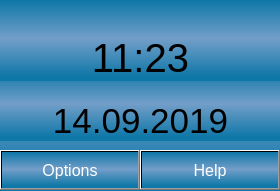
   <widget class="QFrame" name="info_frame">
    <property name="geometry">
     <rect>
      <x>230</x>
      <y>0</y>
      <width>280</width>
      <height>191</height>
     </rect>
    </property>
    <property name="styleSheet">
     <string notr="true">background-color:qlineargradient(spread:pad, x1:1, y1:0, x2:1, y2:1, stop:0 rgba(13, 119, 167, 255), stop:0.474074 rgba(115, 158, 201, 255), stop:0.948148 rgba(13, 119, 167, 255));
</string>
    </property>
    <property name="frameShape">
     <enum>QFrame::NoFrame</enum>
    </property>
    <property name="frameShadow">
     <enum>QFrame::Plain</enum>
    </property>
    <property name="lineWidth">
     <number>2</number>
    </property>
    <property name="midLineWidth">
     <number>2</number>
    </property>
    <widget class="QLabel" name="date_disp">
     <property name="geometry">
      <rect>
       <x>0</x>
       <y>70</y>
       <width>281</width>
       <height>71</height>
      </rect>
     </property>
     <property name="font">
      <font>
       <pointsize>26</pointsize>
       <weight>50</weight>
       <bold>false</bold>
       <kerning>true</kerning>
      </font>
     </property>
     <property name="autoFillBackground">
      <bool>false</bool>
     </property>
     <property name="styleSheet">
      <string notr="true">QLabel{background-color: rgba(255, 255, 255, 0);color: rgb(255, 255, 255);}\n</string>
     </property>
     <property name="text">
      <string notr="true">14.09.2019</string>
     </property>
     <property name="textFormat">
      <enum>Qt::AutoText</enum>
     </property>
     <property name="scaledContents">
      <bool>false</bool>
     </property>
     <property name="alignment">
      <set>Qt::AlignBottom|Qt::AlignHCenter</set>
     </property>
    </widget>
    <widget class="QPushButton" name="info_button">
     <property name="geometry">
      <rect>
       <x>140</x>
       <y>150</y>
       <width>140</width>
       <height>40</height>
      </rect>
     </property>
     <property name="palette">
      <palette>
       <active>
        <colorrole role="Button">
         <brush brushstyle="LinearGradientPattern">
          <gradient startx="1.000000000000000" starty="0.000000000000000" endx="1.000000000000000" endy="1.000000000000000" type="LinearGradient" spread="PadSpread" coordinatemode="ObjectBoundingMode">
           <gradientstop position="0.000000000000000">
            <color alpha="255">
             <red>13</red>
             <green>119</green>
             <blue>167</blue>
            </color>
           </gradientstop>
           <gradientstop position="0.474074000000000">
            <color alpha="255">
             <red>115</red>
             <green>158</green>
             <blue>201</blue>
            </color>
           </gradientstop>
           <gradientstop position="0.948148000000000">
            <color alpha="255">
             <red>13</red>
             <green>119</green>
             <blue>167</blue>
            </color>
           </gradientstop>
          </gradient>
         </brush>
        </colorrole>
        <colorrole role="ButtonText">
         <brush brushstyle="SolidPattern">
          <color alpha="255">
           <red>255</red>
           <green>255</green>
           <blue>255</blue>
          </color>
         </brush>
        </colorrole>
        <colorrole role="Base">
         <brush brushstyle="LinearGradientPattern">
          <gradient startx="1.000000000000000" starty="0.000000000000000" endx="1.000000000000000" endy="1.000000000000000" type="LinearGradient" spread="PadSpread" coordinatemode="ObjectBoundingMode">
           <gradientstop position="0.000000000000000">
            <color alpha="255">
             <red>13</red>
             <green>119</green>
             <blue>167</blue>
            </color>
           </gradientstop>
           <gradientstop position="0.474074000000000">
            <color alpha="255">
             <red>115</red>
             <green>158</green>
             <blue>201</blue>
            </color>
           </gradientstop>
           <gradientstop position="0.948148000000000">
            <color alpha="255">
             <red>13</red>
             <green>119</green>
             <blue>167</blue>
            </color>
           </gradientstop>
          </gradient>
         </brush>
        </colorrole>
        <colorrole role="Window">
         <brush brushstyle="LinearGradientPattern">
          <gradient startx="1.000000000000000" starty="0.000000000000000" endx="1.000000000000000" endy="1.000000000000000" type="LinearGradient" spread="PadSpread" coordinatemode="ObjectBoundingMode">
           <gradientstop position="0.000000000000000">
            <color alpha="255">
             <red>13</red>
             <green>119</green>
             <blue>167</blue>
            </color>
           </gradientstop>
           <gradientstop position="0.474074000000000">
            <color alpha="255">
             <red>115</red>
             <green>158</green>
             <blue>201</blue>
            </color>
           </gradientstop>
           <gradientstop position="0.948148000000000">
            <color alpha="255">
             <red>13</red>
             <green>119</green>
             <blue>167</blue>
            </color>
           </gradientstop>
          </gradient>
         </brush>
        </colorrole>
       </active>
       <inactive>
        <colorrole role="Button">
         <brush brushstyle="LinearGradientPattern">
          <gradient startx="1.000000000000000" starty="0.000000000000000" endx="1.000000000000000" endy="1.000000000000000" type="LinearGradient" spread="PadSpread" coordinatemode="ObjectBoundingMode">
           <gradientstop position="0.000000000000000">
            <color alpha="255">
             <red>13</red>
             <green>119</green>
             <blue>167</blue>
            </color>
           </gradientstop>
           <gradientstop position="0.474074000000000">
            <color alpha="255">
             <red>115</red>
             <green>158</green>
             <blue>201</blue>
            </color>
           </gradientstop>
           <gradientstop position="0.948148000000000">
            <color alpha="255">
             <red>13</red>
             <green>119</green>
             <blue>167</blue>
            </color>
           </gradientstop>
          </gradient>
         </brush>
        </colorrole>
        <colorrole role="ButtonText">
         <brush brushstyle="SolidPattern">
          <color alpha="255">
           <red>255</red>
           <green>255</green>
           <blue>255</blue>
          </color>
         </brush>
        </colorrole>
        <colorrole role="Base">
         <brush brushstyle="LinearGradientPattern">
          <gradient startx="1.000000000000000" starty="0.000000000000000" endx="1.000000000000000" endy="1.000000000000000" type="LinearGradient" spread="PadSpread" coordinatemode="ObjectBoundingMode">
           <gradientstop position="0.000000000000000">
            <color alpha="255">
             <red>13</red>
             <green>119</green>
             <blue>167</blue>
            </color>
           </gradientstop>
           <gradientstop position="0.474074000000000">
            <color alpha="255">
             <red>115</red>
             <green>158</green>
             <blue>201</blue>
            </color>
           </gradientstop>
           <gradientstop position="0.948148000000000">
            <color alpha="255">
             <red>13</red>
             <green>119</green>
             <blue>167</blue>
            </color>
           </gradientstop>
          </gradient>
         </brush>
        </colorrole>
        <colorrole role="Window">
         <brush brushstyle="LinearGradientPattern">
          <gradient startx="1.000000000000000" starty="0.000000000000000" endx="1.000000000000000" endy="1.000000000000000" type="LinearGradient" spread="PadSpread" coordinatemode="ObjectBoundingMode">
           <gradientstop position="0.000000000000000">
            <color alpha="255">
             <red>13</red>
             <green>119</green>
             <blue>167</blue>
            </color>
           </gradientstop>
           <gradientstop position="0.474074000000000">
            <color alpha="255">
             <red>115</red>
             <green>158</green>
             <blue>201</blue>
            </color>
           </gradientstop>
           <gradientstop position="0.948148000000000">
            <color alpha="255">
             <red>13</red>
             <green>119</green>
             <blue>167</blue>
            </color>
           </gradientstop>
          </gradient>
         </brush>
        </colorrole>
       </inactive>
       <disabled>
        <colorrole role="Button">
         <brush brushstyle="LinearGradientPattern">
          <gradient startx="1.000000000000000" starty="0.000000000000000" endx="1.000000000000000" endy="1.000000000000000" type="LinearGradient" spread="PadSpread" coordinatemode="ObjectBoundingMode">
           <gradientstop position="0.000000000000000">
            <color alpha="255">
             <red>13</red>
             <green>119</green>
             <blue>167</blue>
            </color>
           </gradientstop>
           <gradientstop position="0.474074000000000">
            <color alpha="255">
             <red>115</red>
             <green>158</green>
             <blue>201</blue>
            </color>
           </gradientstop>
           <gradientstop position="0.948148000000000">
            <color alpha="255">
             <red>13</red>
             <green>119</green>
             <blue>167</blue>
            </color>
           </gradientstop>
          </gradient>
         </brush>
        </colorrole>
        <colorrole role="ButtonText">
         <brush brushstyle="SolidPattern">
          <color alpha="255">
           <red>120</red>
           <green>120</green>
           <blue>120</blue>
          </color>
         </brush>
        </colorrole>
        <colorrole role="Base">
         <brush brushstyle="LinearGradientPattern">
          <gradient startx="1.000000000000000" starty="0.000000000000000" endx="1.000000000000000" endy="1.000000000000000" type="LinearGradient" spread="PadSpread" coordinatemode="ObjectBoundingMode">
           <gradientstop position="0.000000000000000">
            <color alpha="255">
             <red>13</red>
             <green>119</green>
             <blue>167</blue>
            </color>
           </gradientstop>
           <gradientstop position="0.474074000000000">
            <color alpha="255">
             <red>115</red>
             <green>158</green>
             <blue>201</blue>
            </color>
           </gradientstop>
           <gradientstop position="0.948148000000000">
            <color alpha="255">
             <red>13</red>
             <green>119</green>
             <blue>167</blue>
            </color>
           </gradientstop>
          </gradient>
         </brush>
        </colorrole>
        <colorrole role="Window">
         <brush brushstyle="LinearGradientPattern">
          <gradient startx="1.000000000000000" starty="0.000000000000000" endx="1.000000000000000" endy="1.000000000000000" type="LinearGradient" spread="PadSpread" coordinatemode="ObjectBoundingMode">
           <gradientstop position="0.000000000000000">
            <color alpha="255">
             <red>13</red>
             <green>119</green>
             <blue>167</blue>
            </color>
           </gradientstop>
           <gradientstop position="0.474074000000000">
            <color alpha="255">
             <red>115</red>
             <green>158</green>
             <blue>201</blue>
            </color>
           </gradientstop>
           <gradientstop position="0.948148000000000">
            <color alpha="255">
             <red>13</red>
             <green>119</green>
             <blue>167</blue>
            </color>
           </gradientstop>
          </gradient>
         </brush>
        </colorrole>
       </disabled>
      </palette>
     </property>
     <property name="font">
      <font>
       <pointsize>12</pointsize>
       <weight>50</weight>
       <bold>false</bold>
       <kerning>true</kerning>
      </font>
     </property>
     <property name="autoFillBackground">
      <bool>false</bool>
     </property>
     <property name="styleSheet">
      <string notr="true"/>
     </property>
     <property name="text">
      <string>Help</string>
     </property>
    </widget>
    <widget class="QPushButton" name="options_button">
     <property name="geometry">
      <rect>
       <x>0</x>
       <y>150</y>
       <width>140</width>
       <height>40</height>
      </rect>
     </property>
     <property name="palette">
      <palette>
       <active>
        <colorrole role="Button">
         <brush brushstyle="LinearGradientPattern">
          <gradient startx="1.000000000000000" starty="0.000000000000000" endx="1.000000000000000" endy="1.000000000000000" type="LinearGradient" spread="PadSpread" coordinatemode="ObjectBoundingMode">
           <gradientstop position="0.000000000000000">
            <color alpha="255">
             <red>13</red>
             <green>119</green>
             <blue>167</blue>
            </color>
           </gradientstop>
           <gradientstop position="0.474074000000000">
            <color alpha="255">
             <red>115</red>
             <green>158</green>
             <blue>201</blue>
            </color>
           </gradientstop>
           <gradientstop position="0.948148000000000">
            <color alpha="255">
             <red>13</red>
             <green>119</green>
             <blue>167</blue>
            </color>
           </gradientstop>
          </gradient>
         </brush>
        </colorrole>
        <colorrole role="Text">
         <brush brushstyle="SolidPattern">
          <color alpha="255">
           <red>255</red>
           <green>255</green>
           <blue>255</blue>
          </color>
         </brush>
        </colorrole>
        <colorrole role="ButtonText">
         <brush brushstyle="SolidPattern">
          <color alpha="255">
           <red>255</red>
           <green>255</green>
           <blue>255</blue>
          </color>
         </brush>
        </colorrole>
        <colorrole role="Base">
         <brush brushstyle="LinearGradientPattern">
          <gradient startx="1.000000000000000" starty="0.000000000000000" endx="1.000000000000000" endy="1.000000000000000" type="LinearGradient" spread="PadSpread" coordinatemode="ObjectBoundingMode">
           <gradientstop position="0.000000000000000">
            <color alpha="255">
             <red>13</red>
             <green>119</green>
             <blue>167</blue>
            </color>
           </gradientstop>
           <gradientstop position="0.474074000000000">
            <color alpha="255">
             <red>115</red>
             <green>158</green>
             <blue>201</blue>
            </color>
           </gradientstop>
           <gradientstop position="0.948148000000000">
            <color alpha="255">
             <red>13</red>
             <green>119</green>
             <blue>167</blue>
            </color>
           </gradientstop>
          </gradient>
         </brush>
        </colorrole>
        <colorrole role="Window">
         <brush brushstyle="LinearGradientPattern">
          <gradient startx="1.000000000000000" starty="0.000000000000000" endx="1.000000000000000" endy="1.000000000000000" type="LinearGradient" spread="PadSpread" coordinatemode="ObjectBoundingMode">
           <gradientstop position="0.000000000000000">
            <color alpha="255">
             <red>13</red>
             <green>119</green>
             <blue>167</blue>
            </color>
           </gradientstop>
           <gradientstop position="0.474074000000000">
            <color alpha="255">
             <red>115</red>
             <green>158</green>
             <blue>201</blue>
            </color>
           </gradientstop>
           <gradientstop position="0.948148000000000">
            <color alpha="255">
             <red>13</red>
             <green>119</green>
             <blue>167</blue>
            </color>
           </gradientstop>
          </gradient>
         </brush>
        </colorrole>
       </active>
       <inactive>
        <colorrole role="Button">
         <brush brushstyle="LinearGradientPattern">
          <gradient startx="1.000000000000000" starty="0.000000000000000" endx="1.000000000000000" endy="1.000000000000000" type="LinearGradient" spread="PadSpread" coordinatemode="ObjectBoundingMode">
           <gradientstop position="0.000000000000000">
            <color alpha="255">
             <red>13</red>
             <green>119</green>
             <blue>167</blue>
            </color>
           </gradientstop>
           <gradientstop position="0.474074000000000">
            <color alpha="255">
             <red>115</red>
             <green>158</green>
             <blue>201</blue>
            </color>
           </gradientstop>
           <gradientstop position="0.948148000000000">
            <color alpha="255">
             <red>13</red>
             <green>119</green>
             <blue>167</blue>
            </color>
           </gradientstop>
          </gradient>
         </brush>
        </colorrole>
        <colorrole role="Text">
         <brush brushstyle="SolidPattern">
          <color alpha="255">
           <red>255</red>
           <green>255</green>
           <blue>255</blue>
          </color>
         </brush>
        </colorrole>
        <colorrole role="ButtonText">
         <brush brushstyle="SolidPattern">
          <color alpha="255">
           <red>255</red>
           <green>255</green>
           <blue>255</blue>
          </color>
         </brush>
        </colorrole>
        <colorrole role="Base">
         <brush brushstyle="LinearGradientPattern">
          <gradient startx="1.000000000000000" starty="0.000000000000000" endx="1.000000000000000" endy="1.000000000000000" type="LinearGradient" spread="PadSpread" coordinatemode="ObjectBoundingMode">
           <gradientstop position="0.000000000000000">
            <color alpha="255">
             <red>13</red>
             <green>119</green>
             <blue>167</blue>
            </color>
           </gradientstop>
           <gradientstop position="0.474074000000000">
            <color alpha="255">
             <red>115</red>
             <green>158</green>
             <blue>201</blue>
            </color>
           </gradientstop>
           <gradientstop position="0.948148000000000">
            <color alpha="255">
             <red>13</red>
             <green>119</green>
             <blue>167</blue>
            </color>
           </gradientstop>
          </gradient>
         </brush>
        </colorrole>
        <colorrole role="Window">
         <brush brushstyle="LinearGradientPattern">
          <gradient startx="1.000000000000000" starty="0.000000000000000" endx="1.000000000000000" endy="1.000000000000000" type="LinearGradient" spread="PadSpread" coordinatemode="ObjectBoundingMode">
           <gradientstop position="0.000000000000000">
            <color alpha="255">
             <red>13</red>
             <green>119</green>
             <blue>167</blue>
            </color>
           </gradientstop>
           <gradientstop position="0.474074000000000">
            <color alpha="255">
             <red>115</red>
             <green>158</green>
             <blue>201</blue>
            </color>
           </gradientstop>
           <gradientstop position="0.948148000000000">
            <color alpha="255">
             <red>13</red>
             <green>119</green>
             <blue>167</blue>
            </color>
           </gradientstop>
          </gradient>
         </brush>
        </colorrole>
       </inactive>
       <disabled>
        <colorrole role="Button">
         <brush brushstyle="LinearGradientPattern">
          <gradient startx="1.000000000000000" starty="0.000000000000000" endx="1.000000000000000" endy="1.000000000000000" type="LinearGradient" spread="PadSpread" coordinatemode="ObjectBoundingMode">
           <gradientstop position="0.000000000000000">
            <color alpha="255">
             <red>13</red>
             <green>119</green>
             <blue>167</blue>
            </color>
           </gradientstop>
           <gradientstop position="0.474074000000000">
            <color alpha="255">
             <red>115</red>
             <green>158</green>
             <blue>201</blue>
            </color>
           </gradientstop>
           <gradientstop position="0.948148000000000">
            <color alpha="255">
             <red>13</red>
             <green>119</green>
             <blue>167</blue>
            </color>
           </gradientstop>
          </gradient>
         </brush>
        </colorrole>
        <colorrole role="Text">
         <brush brushstyle="SolidPattern">
          <color alpha="255">
           <red>120</red>
           <green>120</green>
           <blue>120</blue>
          </color>
         </brush>
        </colorrole>
        <colorrole role="ButtonText">
         <brush brushstyle="SolidPattern">
          <color alpha="255">
           <red>120</red>
           <green>120</green>
           <blue>120</blue>
          </color>
         </brush>
        </colorrole>
        <colorrole role="Base">
         <brush brushstyle="LinearGradientPattern">
          <gradient startx="1.000000000000000" starty="0.000000000000000" endx="1.000000000000000" endy="1.000000000000000" type="LinearGradient" spread="PadSpread" coordinatemode="ObjectBoundingMode">
           <gradientstop position="0.000000000000000">
            <color alpha="255">
             <red>13</red>
             <green>119</green>
             <blue>167</blue>
            </color>
           </gradientstop>
           <gradientstop position="0.474074000000000">
            <color alpha="255">
             <red>115</red>
             <green>158</green>
             <blue>201</blue>
            </color>
           </gradientstop>
           <gradientstop position="0.948148000000000">
            <color alpha="255">
             <red>13</red>
             <green>119</green>
             <blue>167</blue>
            </color>
           </gradientstop>
          </gradient>
         </brush>
        </colorrole>
        <colorrole role="Window">
         <brush brushstyle="LinearGradientPattern">
          <gradient startx="1.000000000000000" starty="0.000000000000000" endx="1.000000000000000" endy="1.000000000000000" type="LinearGradient" spread="PadSpread" coordinatemode="ObjectBoundingMode">
           <gradientstop position="0.000000000000000">
            <color alpha="255">
             <red>13</red>
             <green>119</green>
             <blue>167</blue>
            </color>
           </gradientstop>
           <gradientstop position="0.474074000000000">
            <color alpha="255">
             <red>115</red>
             <green>158</green>
             <blue>201</blue>
            </color>
           </gradientstop>
           <gradientstop position="0.948148000000000">
            <color alpha="255">
             <red>13</red>
             <green>119</green>
             <blue>167</blue>
            </color>
           </gradientstop>
          </gradient>
         </brush>
        </colorrole>
       </disabled>
      </palette>
     </property>
     <property name="font">
      <font>
       <pointsize>12</pointsize>
       <weight>50</weight>
       <bold>false</bold>
       <kerning>true</kerning>
      </font>
     </property>
     <property name="autoFillBackground">
      <bool>false</bool>
     </property>
     <property name="styleSheet">
      <string notr="true"/>
     </property>
     <property name="text">
      <string>Options</string>
     </property>
     <property name="default">
      <bool>false</bool>
     </property>
    </widget>
    <widget class="QLabel" name="time_disp">
     <property name="geometry">
      <rect>
       <x>0</x>
       <y>0</y>
       <width>281</width>
       <height>81</height>
      </rect>
     </property>
     <property name="font">
      <font>
       <pointsize>30</pointsize>
       <weight>50</weight>
       <bold>false</bold>
       <kerning>true</kerning>
      </font>
     </property>
     <property name="autoFillBackground">
      <bool>false</bool>
     </property>
     <property name="styleSheet">
      <string notr="true">QLabel{background-color: rgba(255, 255, 255, 0);color: rgb(255, 255, 255);}\n</string>
     </property>
     <property name="text">
      <string notr="true">11:23</string>
     </property>
     <property name="textFormat">
      <enum>Qt::AutoText</enum>
     </property>
     <property name="scaledContents">
      <bool>false</bool>
     </property>
     <property name="alignment">
      <set>Qt::AlignBottom|Qt::AlignHCenter</set>
     </property>
    </widget>
   </widget>
